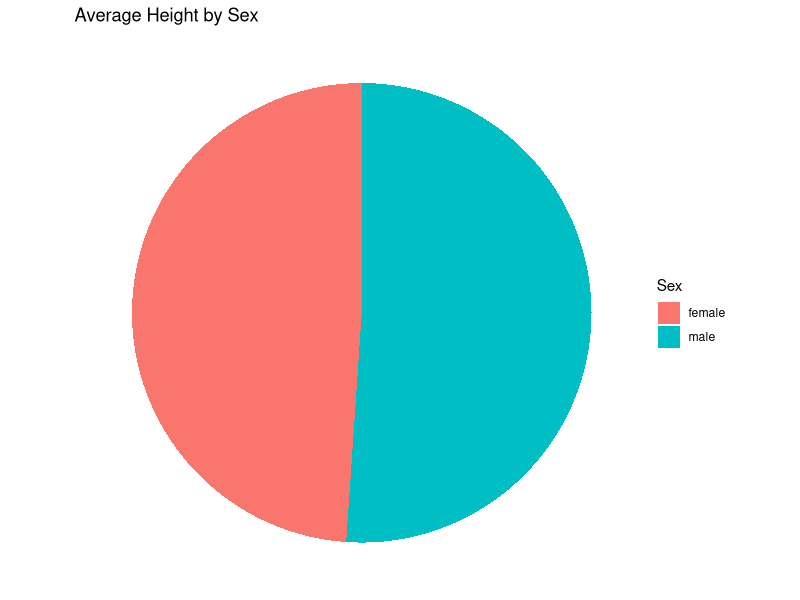
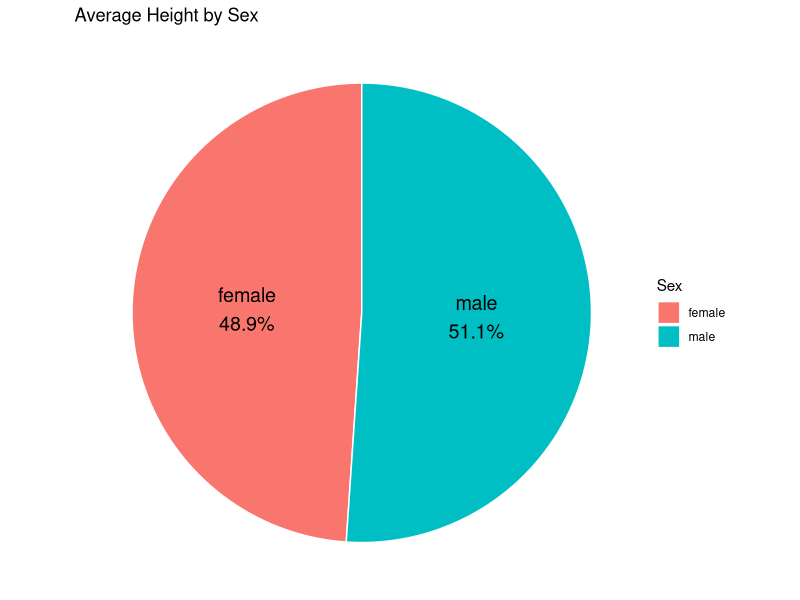
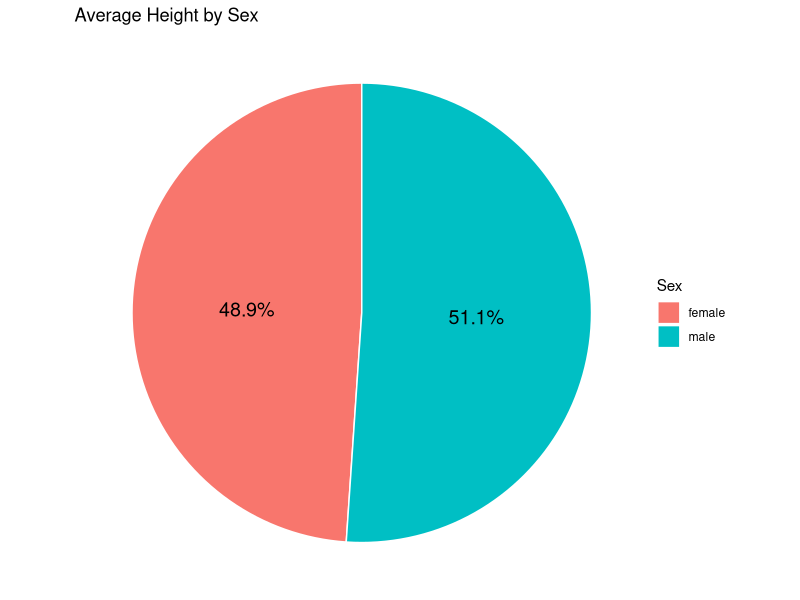
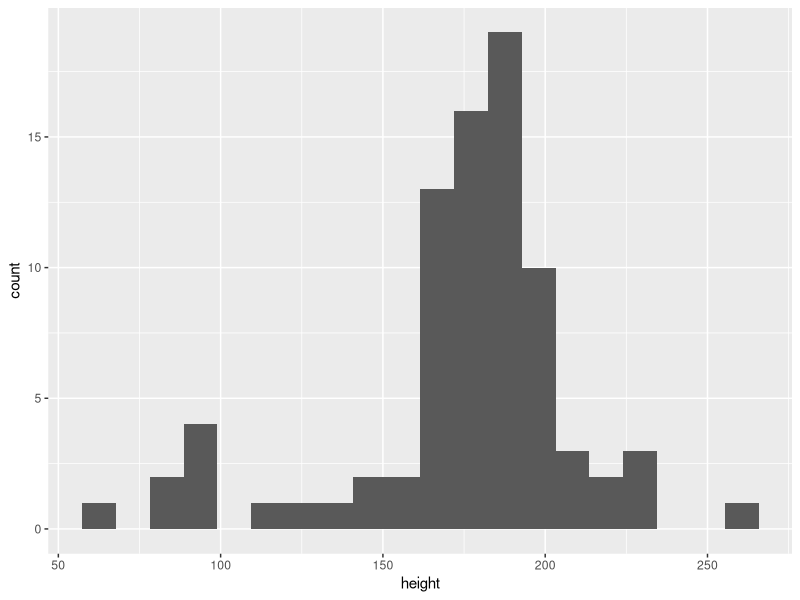
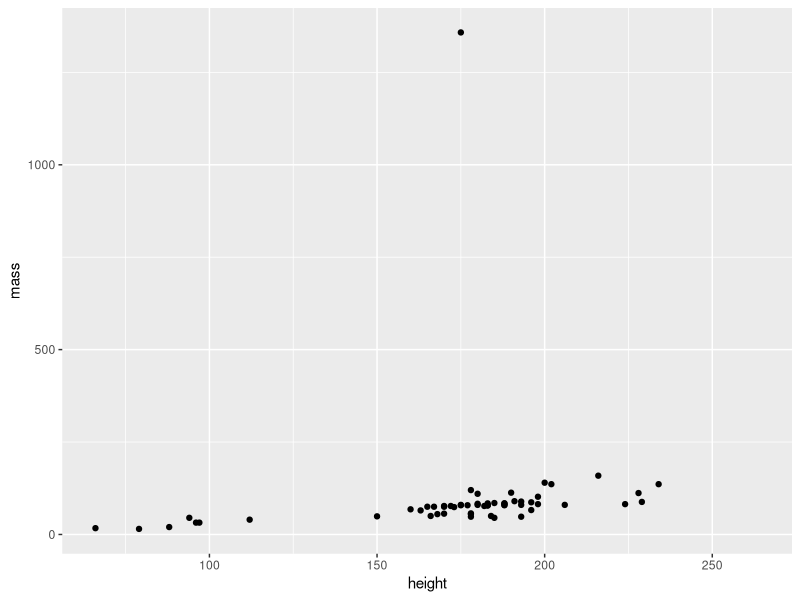
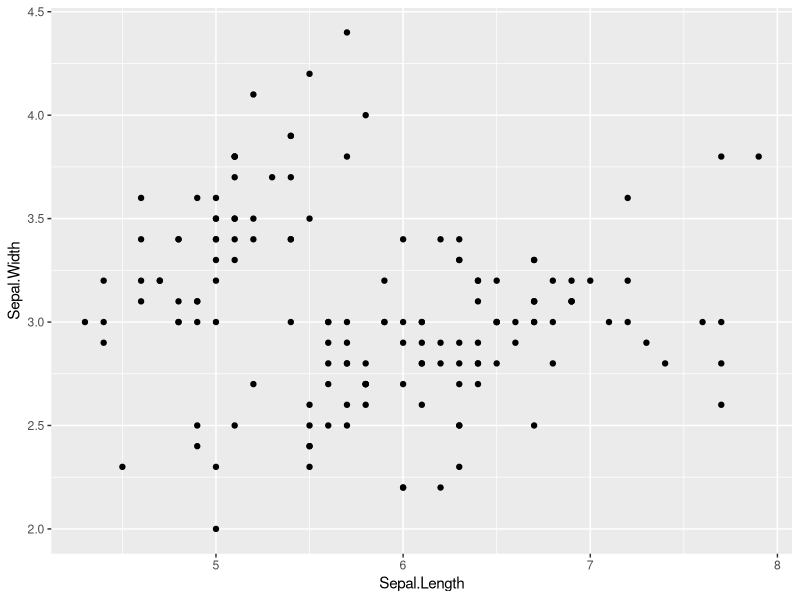
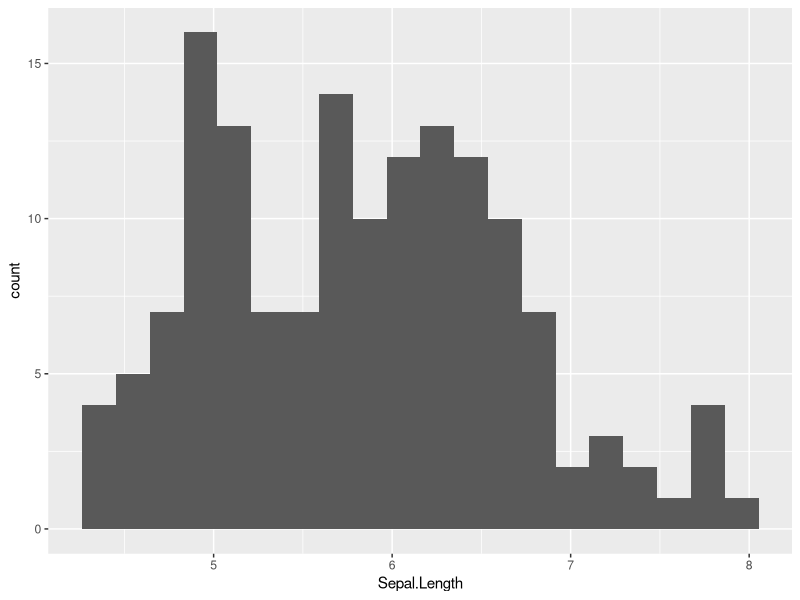
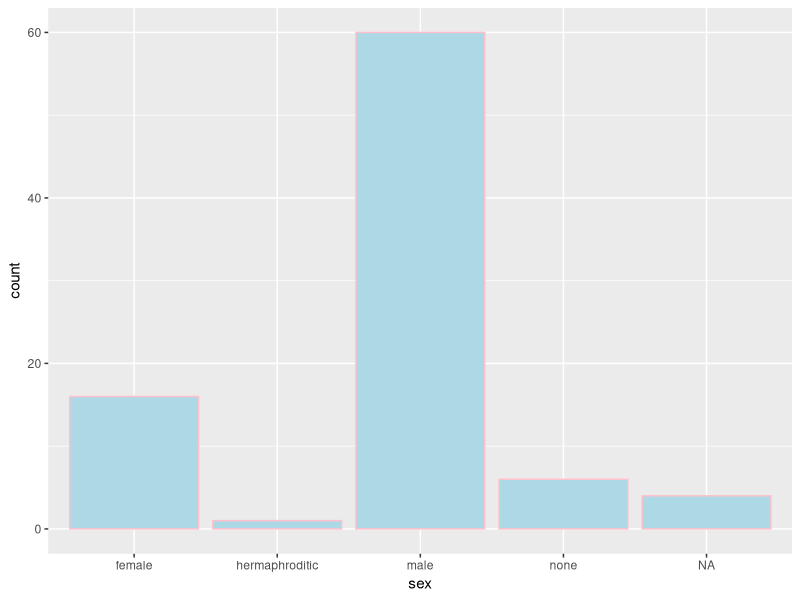

Write the R code that produced these figures, in order. (Note: this script raises an error after producing the figures.)
library(tidyverse)

starwars


view(starwars)
# what is the avg height of male ?
male_height <- starwars %>% 
  filter( sex == "male") %>% 
summarise( avg_malehight = mean(height, na.rm = TRUE))
           
   
    view(male_height)
    
 # what is the average maale eight from this data?
    male_height <- starwars %>% 
      filter( sex == "male") %>% 
      select(sex , height) %>% 
      summarise( avg_malehight = mean(height, na.rm = TRUE))
    print(male_height)
                 
     view(male_height)
        
       
     # what the height for  male and female in thsi data?
     
     male_height1 <- starwars %>% 
       filter(sex %in% c("male", "female")) %>% 
        select(sex , height) 
     view(male_height1)
     print(male_height1)
       
     
     # who is few centimeters taller between male and female ?
     male_height2 <- starwars %>% 
       filter(sex %in% c("male", "female")) %>% 
       select(sex , height) %>% 
       group_by(sex) %>% 
       summarise( avg_male = mean(height, na.rm = TRUE,
                avg_female = mean(height, na.rm = TRUE)))
     view(male_height2)
     print(male_height2)
     
     ## DATA VISUALIZATION BY PRACTICE 
     library(ggplot2)
     
     ggplot(male_height2, aes(x = "", y = avg_male, fill = sex)) +
       geom_bar(stat = "identity", width = 1) +
       coord_polar("y") +
       labs(title = "Average Height by Sex", fill = "Sex") +
       theme_void()
     
     # show pie chart the percent of male and female 
     male_height2 <- male_height2 %>%
       mutate(
         percent = avg_male / sum(avg_male) * 100,
         label = paste0(sex, "\n", round(percent, 1), "%")
       )
     
     #######################################
     
     ggplot(male_height2, aes(x = "", y = avg_male, fill = sex)) +
       geom_bar(stat = "identity", width = 1, color = "white") +
       coord_polar("y") +
       geom_text(aes(label = label),
                 position = position_stack(vjust = 0.5),
                 size = 5) +
       labs(title = "Average Height by Sex", fill = "Sex") +
       theme_void()
     
 #######################################################
     
     male_height2 <- male_height2 %>%
       mutate(
         percent = avg_male / sum(avg_male) * 100,
         label = paste0(round(percent, 1), "%")
       )
     ########################################
     
     ggplot(male_height2, aes(x = "", y = avg_male, fill = sex)) +
       geom_bar(stat = "identity", width = 1, color = "white") +
       coord_polar("y") +
       geom_text(aes(label = label),
                 position = position_stack(vjust = 0.5),
                 size = 5) +
       labs(title = "Average Height by Sex", fill = "Sex") +
       theme_void()
     
     ########################################
     
     ggplot(starwars, aes(x = height))+
       geom_histogram(bins = 20)
     ########################################
    
     ggplot(data = starwars) +
       geom_point(mapping = aes(x = height, 
                                y = mass,
                                color = ))
     ########################################
     # draw scatter plot 
     
     iris
     ggplot(iris, aes(x = Sepal.Length,
                      y = Sepal.Width))+
       geom_point()
     
     ## graph histogram 
     
     ggplot(iris, aes(x = Sepal.Length))+
       geom_histogram(bins = 20)
     
     ## graph bar 
     
     ggplot (starwars, aes(x = sex))+
       geom_bar(color ="pink",
                fill = "lightblue")
     #######################################
     ggplot(starwars, aes(x = sex)) +
       geom_bar(color = "pink", fill = "lightblue") +
       geom_text( stat = "frequency distribution",
         aes(label = paste0(..count..)),
         vjust = -0.3,
         size = 5) +
       labs(title = "Star Wars Characters by Sex") +
       theme_minimal()
     
     ###############################
     starwars %>%
       count(sex) %>%
       mutate(percent = round(100 * n / sum(n), 1)) %>%
       ggplot(aes(x = sex, y = n)) +
       geom_col(color = "pink", fill = "lightblue") +
       geom_text(aes(label = paste0(n, " (", percent, "%)")),
                 vjust = -0.3,
                 size = 5) +
       labs(
         title = "Star Wars Characters by Sex",
         x = "Sex",
         y = "Count"
       ) +
       theme_minimal()
     
     #############
     starwars %>%
       filter(!is.na(sex)) %>%        # drop NA
       count(sex) %>%
       mutate(percent = round(100 * n / sum(n), 1)) %>%
       ggplot(aes(x = sex, y = n)) +
       geom_col(color = "pink", fill = "lightblue") +
       geom_text(
         aes(label = paste0(n, " (", percent, "%)")),
         vjust = -0.3,
         size = 5
       ) +
       labs(
         title = "Star Wars Characters by Sex",
         x = "Sex",
         y = "Count"
       ) +
       theme_minimal()
     
     #####
     starwars %>%
       count(sex, name = "n", .drop = TRUE) %>%
       filter(!is.na(sex)) %>%
       mutate(percent = round(100 * n / sum(n), 1)) %>%
       ggplot(aes(x = sex, y = n)) +
       geom_col(color = "pink", fill = "lightblue") +
       geom_text(aes(label = paste0(n, " (", percent, "%)")),
                 vjust = -0.3,
                 size = 5) +
       theme_minimal()
     
     
     
     # bar color 
     ggplot(starwars, aes( x = eye_color,
                       fill = eye_color))+
       geom_bar(show.legend = FALSE)+
       scale_color_brewer(palette = "dark2")
     view(starwars)
     
     
     ## box plot 
     
     ggplot(starwars, aes ( x = mass,
                        y = birth_year,
                        color = sex))+
       geom_boxplot(show.legend = FALSE)+
       scale_fill_brewer(palette = "dark2")
     
     #add titles labels 
     ggplot(data = starwars)+
       geom_point(mapping = aes(x = mass, y = height,
                                color = eye_color))+
       labs(x = " height of people",
            y = " sex of people ",
            title = " height distribution of people",
            caption = "Source : height  and eye color distribution of people 2024")+
       scale_color_brewer(palette = "dark2")
                      

